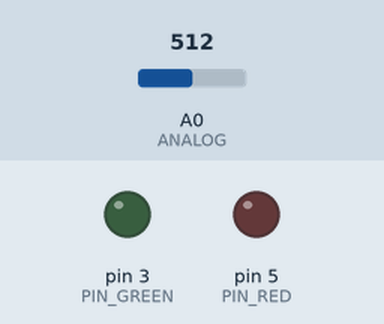
Recording of a sketch running on a simulated Arduino Uno, built with avr-gcc and run on an emulated ATmega328P. Shown: output pins drawn as LEDs (lit = HIGH). The test bench sets the inputs (shaded band); at power-on: A0 (ANALOG) = 512.

Above: at 1.2 s.
1.3 s: A0 (ANALOG) set to 716
At 2.3 s:
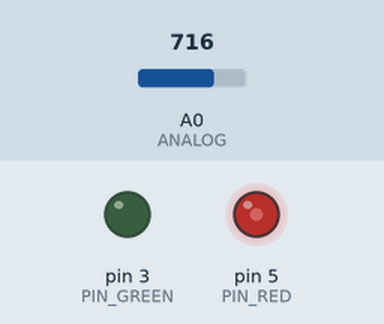
2.8 s: A0 (ANALOG) set to 900
At 3.4 s:
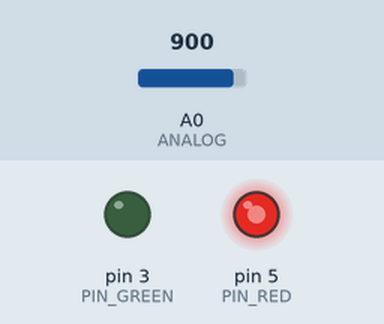
4.3 s: A0 (ANALOG) set to 511
At 5.5 s:
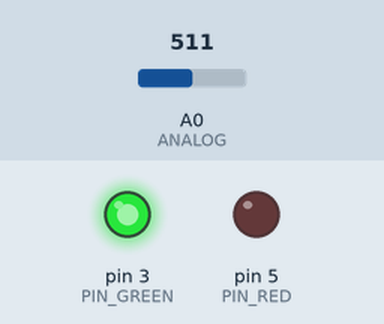
5.8 s: A0 (ANALOG) set to 306
At 6.9 s:
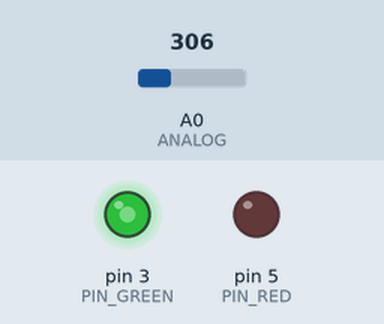
7.3 s: A0 (ANALOG) set to 522
At 8.0 s:
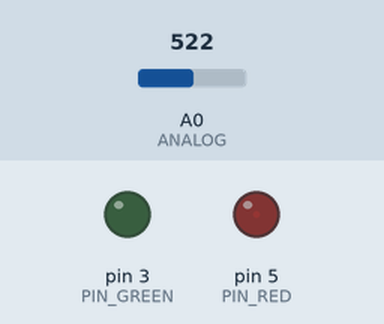
Timing chart, 0 to 9.8 s (numbered marks = the images above; inputs shaded):
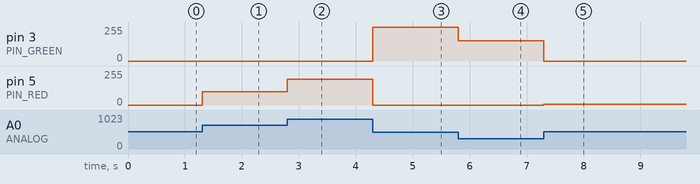

Measured:
- after the input at 1.3 s, pin 5 (PIN_RED): 0/255 → 101/255 at once
- after the input at 2.8 s, pin 5 (PIN_RED): 101/255 → 193/255 at once
- after the input at 4.3 s, pin 3 (PIN_GREEN): 0/255 → 255/255 at once; pin 5 (PIN_RED): 193/255 → 0/255 at once
- after the input at 5.8 s, pin 3 (PIN_GREEN): 255/255 → 152/255 at once
- after the input at 7.3 s, pin 3 (PIN_GREEN): 152/255 → 0/255 at once; pin 5 (PIN_RED): 0/255 → 4/255 at once

The sketch:

Desafio_2.ino
```cpp
#define PIN_RED 5
#define PIN_GREEN 3
#define ANALOG A0

unsigned long value = 0;

void setup(){
  Serial.begin(9600);
  pinMode(PIN_RED, OUTPUT);
  pinMode(PIN_GREEN, OUTPUT);
  pinMode(ANALOG, INPUT);
}

void loop()
{
  	value = analogRead(ANALOG);
  	if(value < 512){
    		value = map(value, 0, 511, 0, 255);
      		analogWrite(PIN_GREEN, value);
      		analogWrite(PIN_RED, 0);
  	}

  	else{
    		value = map(value, 512, 1023, 0, 255);
      		analogWrite(PIN_RED, value);
      		analogWrite(PIN_GREEN, 0);
  	}
}
```
